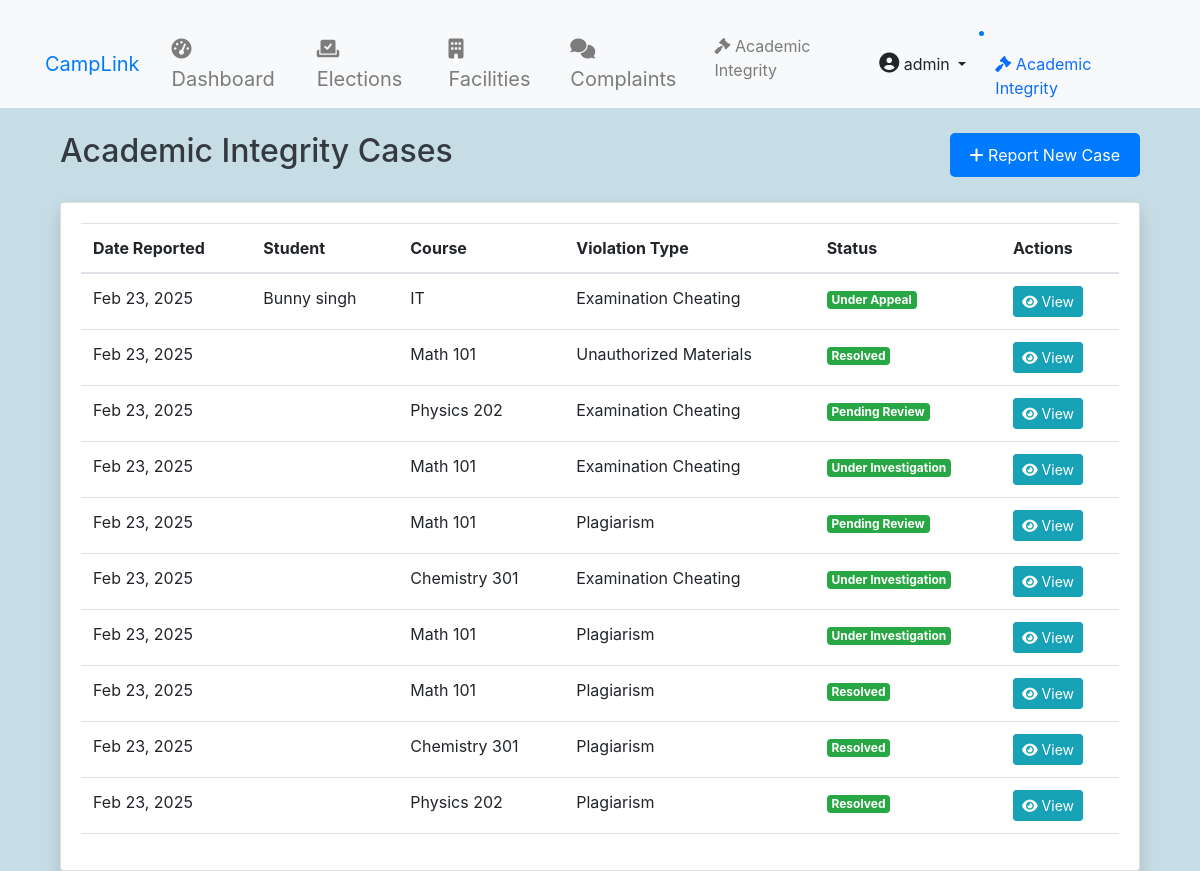
Page /academic-integrity/cases/ (signed in) on the committed database.
### accounts/models.py (models this page shows, shortened)
class User(AbstractUser):
    ROLE_CHOICES = (
        ('student', 'Student'),
        ('faculty', 'Faculty'),
        ('admin', 'Admin'),
    )
    DEPARTMENT_CHOICES = (
        ('CSE', 'Computer Science'),
        ('ECE', 'Electronics'),
        ('ME', 'Mechanical'),
        ('CE', 'Civil'),
    )
    DIVISION_CHOICES = (
        ('A', 'Division A'),
        ('B', 'Division B'),
        ('C', 'Division C'),
    )
    CLASS_YEAR_CHOICES = (
        ('1', 'First Year'),
        ('2', 'Second Year'),
        ('3', 'Third Year'),
        ('4', 'Fourth Year'),
    )
    role = models.CharField(max_length=20, choices=ROLE_CHOICES)
    department = models.CharField(max_length=50, choices=DEPARTMENT_CHOICES)
    division = models.CharField(max_length=1, choices=DIVISION_CHOICES, blank=True, null=True)
    class_year = models.CharField(max_length=1, choices=CLASS_YEAR_CHOICES, blank=True, null=True)
    profile_picture = models.ImageField(upload_to='profile_pics/', blank=True, null=True)
    student_id = models.CharField(max_length=20, blank=True, null=True)
    phone = models.CharField(max_length=15)
    bio = models.TextField(max_length=500, blank=True)
    date_of_birth = models.DateField(null=True, blank=True)
    address = models.TextField(blank=True)
    linkedin_profile = models.URLField(max_length=200, blank=True)
    github_profile = models.URLField(max_length=200, blank=True)
    emergency_contact = models.CharField(max_length=15, blank=True)
    prn = models.CharField(max_length=20, unique=True, null=True, blank=True)
    groups = models.ManyToManyField(
        'auth.Group',
        related_name='custom_user_set',
        blank=True,
        help_text='The groups this user belongs to.',
        verbose_name='groups',
    )
    user_permissions = models.ManyToManyField(
        'auth.Permission',
        related_name='custom_user_set',
        blank=True,
        help_text='Specific permissions for this user.',
        verbose_name='user permissions',
    )
    health_requests = models.TextField(blank=True)  # Field to store health requests
    leave_requests = models.TextField(blank=True)    # Field to store leave requests
    def get_full_name(self):
        return f"{self.first_name} {self.last_name}".strip()

### academic_integrity/models.py (models this page shows)
class CheatingCase(models.Model):
    CASE_STATUS = (
        ('pending', 'Pending Review'),
        ('under_investigation', 'Under Investigation'),
        ('hearing_scheduled', 'Hearing Scheduled'),
        ('resolved', 'Resolved'),
        ('appealed', 'Under Appeal'),
        ('closed', 'Case Closed'),
    )
    VIOLATION_TYPES = (
        ('exam_cheating', 'Examination Cheating'),
        ('plagiarism', 'Plagiarism'),
        ('impersonation', 'Impersonation'),
        ('unauthorized_materials', 'Unauthorized Materials'),
        ('electronic_device', 'Electronic Device Usage'),
        ('collusion', 'Collusion'),
        ('other', 'Other'),
    )
    SEVERITY_LEVELS = (
        ('minor', 'Minor'),
        ('moderate', 'Moderate'),
        ('major', 'Major'),
        ('severe', 'Severe'),
    )
    student = models.ForeignKey(
        settings.AUTH_USER_MODEL,
        on_delete=models.PROTECT,
        related_name='cheating_cases'
    )
    reported_by = models.ForeignKey(
        settings.AUTH_USER_MODEL,
        on_delete=models.PROTECT,
        related_name='reported_cases'
    )
    course = models.CharField(max_length=100)
    exam_date = models.DateField()
    violation_type = models.CharField(max_length=50, choices=VIOLATION_TYPES)
    severity = models.CharField(max_length=20, choices=SEVERITY_LEVELS)
    description = models.TextField()
    evidence = models.FileField(upload_to='cheating_evidence/', blank=True)
    status = models.CharField(max_length=20, choices=CASE_STATUS, default='pending')
    date_reported = models.DateTimeField(auto_now_add=True)
    last_updated = models.DateTimeField(auto_now=True)
    resolution_date = models.DateTimeField(null=True, blank=True)
    resolution_notes = models.TextField(blank=True)
    class Meta:
        ordering = ['-date_reported']
        permissions = [
            ("can_view_all_cases", "Can view all cheating cases"),
            ("can_manage_cases", "Can manage cheating cases"),
            ("can_resolve_cases", "Can resolve cheating cases"),
        ]

### academic_integrity/views.py (the view)
# urls.py: path('cases/', views.case_list, name='case_list'),
@login_required
def case_list(request):
    if request.user.is_superuser or 'faculty' in request.user.role:
        cases = CheatingCase.objects.all()
        if not request.user.is_superuser:
            cases = cases.filter(
                Q(reported_by=request.user) |
                Q(student__department=request.user.department)
            )
    elif request.user.role == 'student':
        cases = CheatingCase.objects.filter(student=request.user)
    else:
        messages.error(request, 'You do not have permission to view cases.')
        return redirect('accounts:dashboard')
    return render(request, 'academic_integrity/case_list.html', {'cases': cases})

### academic_integrity/templates/academic_integrity/case_list.html (shortened to what this page needs)
{% extends 'base.html' %}
{% load static %}
{% block content %}
<div class="container mt-4">
    <div class="d-flex justify-content-between align-items-center mb-4">
        <h2>Academic Integrity Cases</h2>
        {% if perms.academic_integrity.can_manage_cases %}
        <a href="{% url 'academic_integrity:report_case' %}" class="btn btn-primary">
            <i class="fas fa-plus"></i> Report New Case
        </a>
        {% endif %}
    </div>
    <div class="card shadow">
        <div class="card-body">
            <div class="table-responsive">
                <table class="table table-hover">
                    <thead>
                        <tr>
                            <th>Date Reported</th>
                            <th>Student</th>
                            <th>Course</th>
                            <th>Violation Type</th>
                            <th>Status</th>
                            <th>Actions</th>
                        </tr>
                    </thead>
                    <tbody>
                        {% for case in cases %}
                        <tr>
                            <td>{{ case.date_reported|date:"M d, Y" }}</td>
                            <td>{{ case.student.get_full_name }}</td>
                            <td>{{ case.course }}</td>
                            <td>{{ case.get_violation_type_display }}</td>
                            <td>
                                <span class="badge bg-{{ case.status|yesno:'success,warning' }}">
                                    {{ case.get_status_display }}
                                </span>
                            </td>
                            <td>
                                <a href="{% url 'academic_integrity:case_detail' case.pk %}"
                                   class="btn btn-sm btn-info">
                                    <i class="fas fa-eye"></i> View
                                </a>
                            </td>
                        </tr>
                        {% empty %}
                        <tr>
                            <td colspan="6" class="text-center">No cases found.</td>
                        </tr>
                        {% endfor %}
                    </tbody>
                </table>
            </div>
        </div>
    </div>
</div>
{% endblock %}

### templates/base.html (shortened to what this page needs)
{% load static %}
<!DOCTYPE html>
<html lang="en">
<head>
    <link href="https://cdn.jsdelivr.net/npm/bootstrap@5.1.3/dist/css/bootstrap.min.css" rel="stylesheet">
    <link href="https://stackpath.bootstrapcdn.com/bootstrap/4.5.2/css/bootstrap.min.css" rel="stylesheet">
    <link rel="stylesheet" href="{% static 'css/styles.css' %}">
    <link rel="stylesheet" href="https://cdnjs.cloudflare.com/ajax/libs/font-awesome/6.0.0-beta3/css/all.min.css">
    <link rel="stylesheet" href="https://cdnjs.cloudflare.com/ajax/libs/sweetalert/1.1.3/sweetalert.min.css">
</head>
<body>
    <nav class="navbar navbar-expand-lg navbar-light bg-light py-0">
        <div class="container">
            <a class="navbar-brand text-primary" href="{% url 'accounts:dashboard' %}">CampLink</a>
            <div class="collapse navbar-collapse" id="navbarNav">
                {% if user.is_authenticated %}
                    <ul class="navbar-nav mx-auto">
                        <li class="nav-item mx-2">
                            <a class="nav-link fs-5" href="{% url 'accounts:dashboard' %}">
                                <i class="fas fa-tachometer-alt"></i> Dashboard
                            </a>
                        </li>
                        <li class="nav-item mx-2">
                            <a class="nav-link fs-5" href="{% url 'elections:election_list' %}">
                                <i class="fas fa-vote-yea"></i> Elections
                            </a>
                        </li>
                        <li class="nav-item mx-2">
                            <a class="nav-link fs-5" href="{% url 'facilities:facility_list' %}">
                                <i class="fas fa-building"></i> Facilities
                            </a>
                        </li>
                        <li class="nav-item mx-2">
                            <a class="nav-link fs-5" href="{% url 'complaints:list' %}">
                                <i class="fas fa-comments"></i> Complaints
                            </a>
                        </li>
                        <li class="nav-item">
                            <a class="nav-link" href="{% url 'academic_integrity:case_list' %}">
                                <i class="fas fa-gavel"></i> Academic Integrity
                            </a>
                        </li>
                    </ul>
                    <ul class="navbar-nav">
                        <li class="nav-item dropdown">
                            <a class="btn btn-light dropdown-toggle" href="#" id="navbarDropdown" role="button" data-bs-toggle="dropdown" aria-expanded="false">
                                <i class="fas fa-user-circle" style="font-size: 20px;"></i> {{ user.get_full_name|default:user.username }}
                            </a>
                        </li>
                    </ul>
                    {% if perms.academic_integrity.can_view_all_cases %}
                        <li class="nav-item">
                            <a class="nav-link" href="{% url 'academic_integrity:case_list' %}">
                                <i class="fas fa-gavel"></i> Academic Integrity
                            </a>
                        </li>
                    {% endif %}
                {% endif %}
            </div>
        </div>
    </nav>
    <div class="container mt-4">
        {% block content %}{% endblock %}
    </div>
</body>
</html>

### static/css/styles.css (style rules this page uses)
body { background-color: #c6dde5; }
.navbar { background: rgba(255, 255, 255, 0.695); backdrop-filter: blur(10px); color: #007bff; position: relative; z-index: 1000; }
h2, h3 { color: #343a40; }
.card { transition: transform 0.2s; }
.btn-primary { background-color: #007bff; border-color: #007bff; }
.container { margin-top: 20px; }
.badge { animation: breathing 1.5s infinite; }
.btn-primary { background-color: #007bff; border: none; border-radius: 5px; padding: 10px 20px; transition: background-color 0.3s, transform 0.2s; }
.card-body { padding: 20px; }

### rows in the picture
User: get_full_name "admin"
CheatingCase: date_reported "Feb 23, 2025", student.get_full_name "Bunny singh", course "IT", violation_type "Examination Cheating", status "Under Appeal"
CheatingCase: date_reported "Feb 23, 2025", course "Math 101", violation_type "Unauthorized Materials", status "Resolved"
CheatingCase: date_reported "Feb 23, 2025", course "Physics 202", violation_type "Examination Cheating", status "Pending Review"
CheatingCase: date_reported "Feb 23, 2025", course "Math 101", violation_type "Examination Cheating", status "Under Investigation"
CheatingCase: date_reported "Feb 23, 2025", course "Math 101", violation_type "Plagiarism", status "Pending Review"
CheatingCase: date_reported "Feb 23, 2025", course "Chemistry 301", violation_type "Examination Cheating", status "Under Investigation"
CheatingCase: date_reported "Feb 23, 2025", course "Math 101", violation_type "Plagiarism", status "Under Investigation"
CheatingCase: date_reported "Feb 23, 2025", course "Math 101", violation_type "Plagiarism", status "Resolved"
CheatingCase: date_reported "Feb 23, 2025", course "Chemistry 301", violation_type "Plagiarism", status "Resolved"
CheatingCase: date_reported "Feb 23, 2025", course "Physics 202", violation_type "Plagiarism", status "Resolved"
